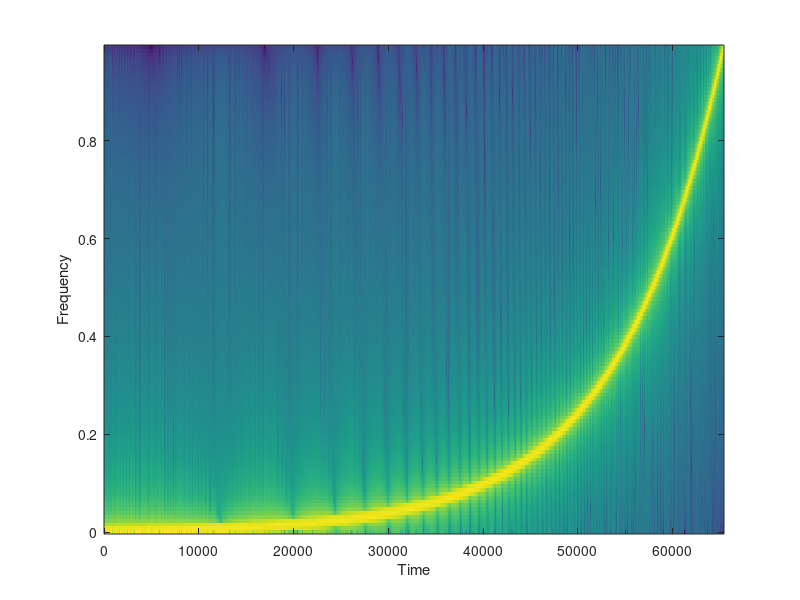

The MATLAB script that drew this image:
start = 1;

function sdb1 = generate_sinesweeps(f1,f2,fs, N, iter)
% sdbl = generate_sinesweeps(f1,f2,fs,N)
%
% f1:      starting frequency [Hz]
% f2:      ending frequency [Hz]
% fs:      sampling rate (Hz)
% N:       If N is an integer, the total length of the excitation sound file is
%          2*(2^N) samples, or 2*(2^N)/fs seconds.  This helps speed up
%          computation.
%
%http://ccrma.stanford.edu/realsimple/imp_meas/generate_sinesweeps.m
%
% A sine sweep ranging from f1 to f2 is created.  It is repeated
% twice so that cyclical (de)convolution may be applied to easily
% find the inverse filter.  The result is also written to 'sinesweeps.wav'
%
% T:       the length of the excitation in samples
%
% 
% RealSimPLE Project
% Edgar Berdahl, 6/10/07
% Updated on 8/19/08
%
% e.g. generate_sinesweeps(20,20000,44100,17);

  T = (2^N)/fs;

  % Create the swept sine tone
  w1 = 2*pi*f1;
  w2 = 2*pi*f2;
  K = T*w1/log(w2/w1);
  L = T/log(w2/w1);
  t = linspace(0,T-1/fs,fs*T);
  s = sin(K*(exp(t/L) - 1));
  
  sdb1 = zeros(1);
  % Double the length so that it is easy to use cyclical (de)convolution
  for n = 1 : iter,
    sdb1 = [sdb1, s];
  end
% Scaling by 0.9999 suppresses a warning message about clipping.
  audiowrite('sinesweeps.wav', sdb1 * 0.9999, fs);
  
end

sdb1 = generate_sinesweeps(20, 8000, 16000, 17, 1);
specgram(sdb1);